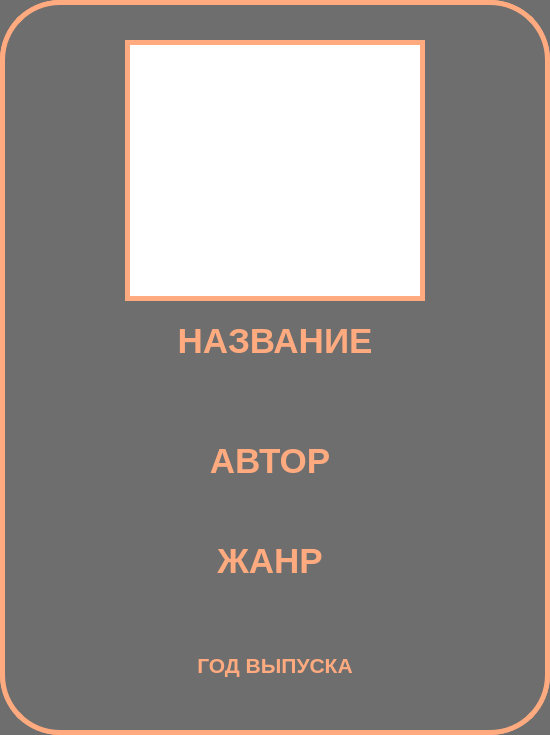
<?xml version="1.0" encoding="UTF-8"?>
<ui version="4.0">
 <class>MainWindow</class>
 <widget class="QMainWindow" name="MainWindow">
  <property name="geometry">
   <rect>
    <x>0</x>
    <y>0</y>
    <width>550</width>
    <height>735</height>
   </rect>
  </property>
  <property name="windowTitle">
   <string>MainWindow</string>
  </property>
  <property name="styleSheet">
   <string notr="true">border: 5px solid #ffaa7f;
background: #6E6E6E; 
border-radius: 60;

</string>
  </property>
  <widget class="QWidget" name="centralwidget">
   <widget class="QLabel" name="label">
    <property name="geometry">
     <rect>
      <x>125</x>
      <y>40</y>
      <width>300</width>
      <height>261</height>
     </rect>
    </property>
    <property name="styleSheet">
     <string notr="true">background: white;
border-radius: 0
</string>
    </property>
    <property name="text">
     <string/>
    </property>
    <property name="scaledContents">
     <bool>true</bool>
    </property>
   </widget>
   <widget class="QLabel" name="label_2">
    <property name="geometry">
     <rect>
      <x>125</x>
      <y>310</y>
      <width>300</width>
      <height>61</height>
     </rect>
    </property>
    <property name="font">
     <font>
      <family>Arial</family>
      <pointsize>26</pointsize>
      <weight>75</weight>
      <bold>true</bold>
     </font>
    </property>
    <property name="styleSheet">
     <string notr="true">border: 0;
color:#ffaa7f;</string>
    </property>
    <property name="text">
     <string>НАЗВАНИЕ</string>
    </property>
    <property name="alignment">
     <set>Qt::AlignCenter</set>
    </property>
   </widget>
   <widget class="QLabel" name="label_3">
    <property name="geometry">
     <rect>
      <x>5</x>
      <y>360</y>
      <width>540</width>
      <height>61</height>
     </rect>
    </property>
    <property name="font">
     <font>
      <family>Sylfaen</family>
      <pointsize>8</pointsize>
      <weight>75</weight>
      <bold>true</bold>
     </font>
    </property>
    <property name="styleSheet">
     <string notr="true">border: 0;
color:#ffaa7f;</string>
    </property>
    <property name="text">
     <string/>
    </property>
    <property name="alignment">
     <set>Qt::AlignCenter</set>
    </property>
   </widget>
   <widget class="QLabel" name="label_4">
    <property name="geometry">
     <rect>
      <x>120</x>
      <y>430</y>
      <width>300</width>
      <height>61</height>
     </rect>
    </property>
    <property name="font">
     <font>
      <family>Arial</family>
      <pointsize>26</pointsize>
      <weight>75</weight>
      <bold>true</bold>
     </font>
    </property>
    <property name="styleSheet">
     <string notr="true">border: 0;
color:#ffaa7f;
</string>
    </property>
    <property name="text">
     <string>АВТОР</string>
    </property>
    <property name="alignment">
     <set>Qt::AlignCenter</set>
    </property>
   </widget>
   <widget class="QLabel" name="label_5">
    <property name="geometry">
     <rect>
      <x>5</x>
      <y>480</y>
      <width>540</width>
      <height>61</height>
     </rect>
    </property>
    <property name="font">
     <font>
      <family>Sylfaen</family>
      <pointsize>8</pointsize>
      <weight>75</weight>
      <bold>true</bold>
     </font>
    </property>
    <property name="styleSheet">
     <string notr="true">border: 0;
color:#ffaa7f;</string>
    </property>
    <property name="text">
     <string/>
    </property>
    <property name="alignment">
     <set>Qt::AlignCenter</set>
    </property>
   </widget>
   <widget class="QLabel" name="label_6">
    <property name="geometry">
     <rect>
      <x>5</x>
      <y>580</y>
      <width>540</width>
      <height>61</height>
     </rect>
    </property>
    <property name="font">
     <font>
      <family>Sylfaen</family>
      <pointsize>8</pointsize>
      <weight>75</weight>
      <bold>true</bold>
     </font>
    </property>
    <property name="styleSheet">
     <string notr="true">border: 0;
color:#ffaa7f;</string>
    </property>
    <property name="text">
     <string/>
    </property>
    <property name="alignment">
     <set>Qt::AlignCenter</set>
    </property>
   </widget>
   <widget class="QLabel" name="label_7">
    <property name="geometry">
     <rect>
      <x>120</x>
      <y>530</y>
      <width>300</width>
      <height>61</height>
     </rect>
    </property>
    <property name="font">
     <font>
      <family>Arial</family>
      <pointsize>26</pointsize>
      <weight>75</weight>
      <bold>true</bold>
     </font>
    </property>
    <property name="styleSheet">
     <string notr="true">border: 0;
color:#ffaa7f;</string>
    </property>
    <property name="text">
     <string>ЖАНР</string>
    </property>
    <property name="alignment">
     <set>Qt::AlignCenter</set>
    </property>
   </widget>
   <widget class="QLabel" name="label_8">
    <property name="geometry">
     <rect>
      <x>125</x>
      <y>680</y>
      <width>300</width>
      <height>31</height>
     </rect>
    </property>
    <property name="font">
     <font>
      <family>Sylfaen</family>
      <pointsize>8</pointsize>
      <weight>75</weight>
      <bold>true</bold>
     </font>
    </property>
    <property name="styleSheet">
     <string notr="true">border: 0;
color:#ffaa7f;</string>
    </property>
    <property name="text">
     <string/>
    </property>
    <property name="alignment">
     <set>Qt::AlignCenter</set>
    </property>
   </widget>
   <widget class="QLabel" name="label_9">
    <property name="geometry">
     <rect>
      <x>125</x>
      <y>650</y>
      <width>300</width>
      <height>31</height>
     </rect>
    </property>
    <property name="font">
     <font>
      <family>Arial</family>
      <pointsize>16</pointsize>
      <weight>75</weight>
      <bold>true</bold>
     </font>
    </property>
    <property name="styleSheet">
     <string notr="true">border: 0;
color:#ffaa7f;</string>
    </property>
    <property name="text">
     <string>ГОД ВЫПУСКА</string>
    </property>
    <property name="alignment">
     <set>Qt::AlignCenter</set>
    </property>
   </widget>
  </widget>
 </widget>
 <resources/>
 <connections/>
</ui>
